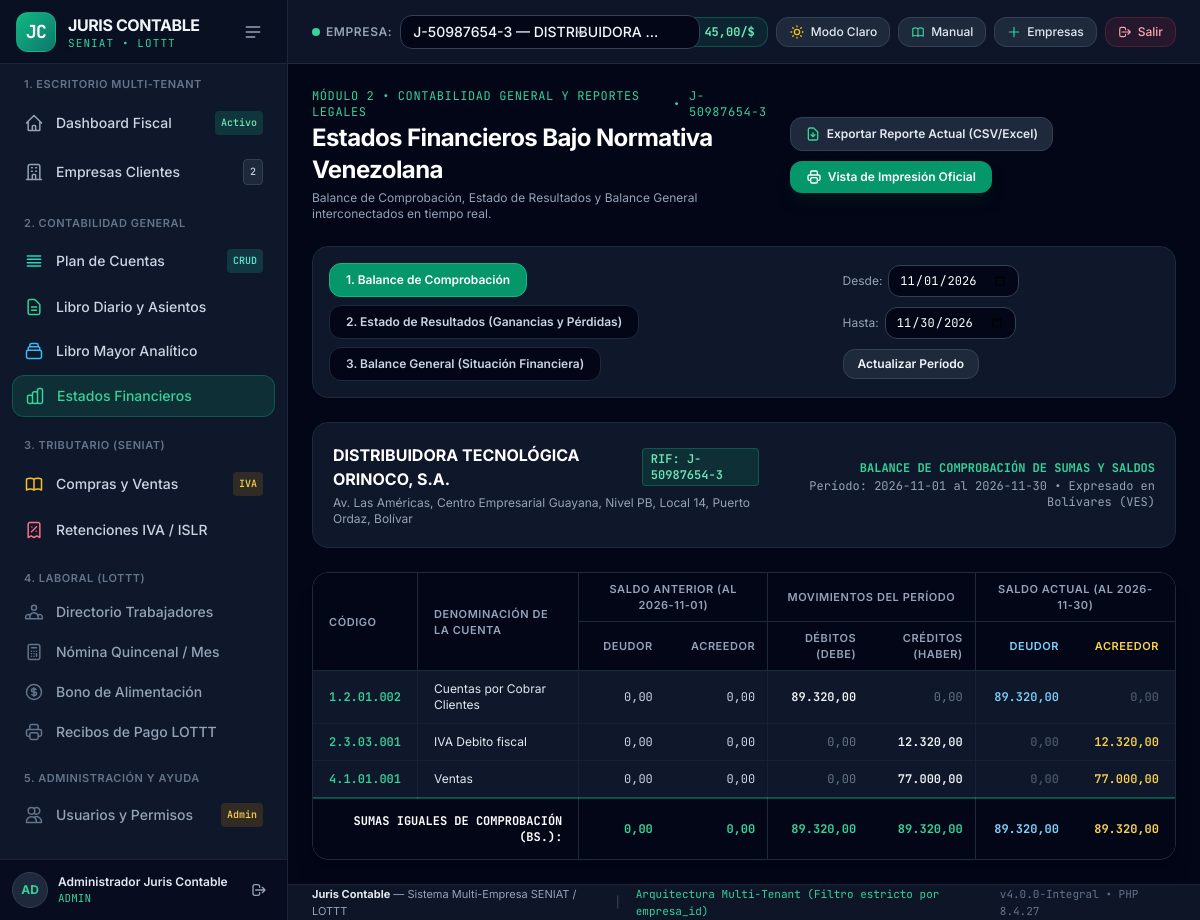
Page /public/index.php?c=contabilidad&a=estados (signed in) on the committed database.
### tables this page shows
CREATE TABLE `empresas` (
  `id` INT UNSIGNED NOT NULL AUTO_INCREMENT,
  `rif` VARCHAR(15) NOT NULL COMMENT 'Formato V/E/J/G/P-12345678-9',
  `razon_social` VARCHAR(200) NOT NULL,
  `nombre_comercial` VARCHAR(150) NULL DEFAULT NULL,
  `direccion_fiscal` TEXT NOT NULL,
  `telefono` VARCHAR(40) NULL DEFAULT NULL,
  `email_contacto` VARCHAR(150) NULL DEFAULT NULL,
  `representante_legal` VARCHAR(150) NULL DEFAULT NULL,
  `tipo_contribuyente` ENUM('Ordinario', 'Especial', 'Formal') NOT NULL DEFAULT 'Ordinario',
  `porcentaje_retencion_iva` ENUM('0', '75', '100') NOT NULL DEFAULT '75',
  `periodo_fiscal_activo` CHAR(7) NOT NULL DEFAULT '2026-11' COMMENT 'Formato YYYY-MM',
  `moneda_principal` VARCHAR(10) NOT NULL DEFAULT 'VES',
  `activo` TINYINT(1) NOT NULL DEFAULT 1,
  `created_at` TIMESTAMP NOT NULL DEFAULT CURRENT_TIMESTAMP,
  `updated_at` TIMESTAMP NOT NULL DEFAULT CURRENT_TIMESTAMP ON UPDATE CURRENT_TIMESTAMP,
  PRIMARY KEY (`id`),
  UNIQUE KEY `uk_empresas_rif` (`rif`),
  KEY `idx_empresas_activo` (`activo`),
  KEY `idx_empresas_tipo` (`tipo_contribuyente`)
);

CREATE TABLE `plan_cuentas` (
  `id` INT UNSIGNED NOT NULL AUTO_INCREMENT,
  `empresa_id` INT UNSIGNED NOT NULL,
  `codigo` VARCHAR(30) NOT NULL,
  `nombre` VARCHAR(180) NOT NULL,
  `tipo` ENUM('ACTIVO', 'PASIVO', 'CAPITAL', 'INGRESOS', 'COSTO', 'GASTOS') NOT NULL,
  `naturaleza` ENUM('DEUDORA', 'ACREEDORA') NOT NULL,
  `nivel` TINYINT UNSIGNED NOT NULL DEFAULT 1,
  `codigo_padre` VARCHAR(30) NULL DEFAULT NULL,
  `acepta_movimiento` TINYINT(1) NOT NULL DEFAULT 0,
  `saldo_inicial` DECIMAL(18,2) NOT NULL DEFAULT 0.00,
  `activo` TINYINT(1) NOT NULL DEFAULT 1,
  `created_at` TIMESTAMP NOT NULL DEFAULT CURRENT_TIMESTAMP,
  `updated_at` TIMESTAMP NOT NULL DEFAULT CURRENT_TIMESTAMP ON UPDATE CURRENT_TIMESTAMP,
  PRIMARY KEY (`id`),
  UNIQUE KEY `uk_plan_cuentas_empresa_codigo` (`empresa_id`, `codigo`),
  KEY `idx_plan_cuentas_empresa_tipo` (`empresa_id`, `tipo`),
  KEY `idx_plan_cuentas_padre` (`empresa_id`, `codigo_padre`),
  KEY `idx_plan_cuentas_movimiento` (`empresa_id`, `acepta_movimiento`),
  CONSTRAINT `fk_plan_cuentas_empresa` FOREIGN KEY (`empresa_id`) REFERENCES `empresas` (`id`) ON DELETE CASCADE ON UPDATE CASCADE
);

### views/contabilidad/estados.php (the view, shortened to what the rows shown need)
<?php
$emp = $empresaActiva ?? [];
$est = $estados ?? [];
$bc = $est['balance_comprobacion'] ?? ['filas' => [], 'totales' => []];
$tab = $tabActiva ?? 'comprobacion';
?>
<div class="max-w-7xl mx-auto space-y-6">
    <div class="flex flex-col lg:flex-row lg:items-center lg:justify-between gap-4 no-print">
        <div>
            <div class="flex items-center gap-2 text-xs font-mono text-emerald-400 uppercase tracking-wider">
                <span>Módulo 2 • Contabilidad General y Reportes Legales</span>
                <span>•</span>
                <span><?= e($emp['rif'] ?? '') ?></span>
            </div>
            <h1 class="text-2xl font-bold text-white tracking-tight mt-0.5">
                Estados Financieros Bajo Normativa Venezolana
            </h1>
            <p class="text-xs text-slate-400 mt-1">
                Balance de Comprobación, Estado de Resultados y Balance General interconectados en tiempo real.
            </p>
        </div>
        <div class="flex flex-wrap items-center gap-2.5">
            <a id="linkExportarEstadosCsv"
               href="<?= e(route_url('contabilidad', 'estados', [
                   'fecha_desde' => $fechaDesde,
                   'fecha_hasta' => $fechaHasta,
                   'tab'         => $tab,
                   'export'      => 'csv',
               ])) ?>"
               class="inline-flex items-center gap-1.5 px-3.5 py-2 rounded-xl text-xs font-semibold bg-slate-800 hover:bg-slate-700 text-slate-200 border border-slate-700 transition-colors">
                <svg class="w-4 h-4 text-emerald-400" fill="none" stroke="currentColor" viewBox="0 0 24 24">
                    <path stroke-linecap="round" stroke-linejoin="round" stroke-width="2" d="M12 10v6m0 0l-3-3m3 3l3-3m2 8H7a2 2 0 01-2-2V5a2 2 0 012-2h5.586a1 1 0 01.707.293l5.414 5.414a1 1 0 01.293.707V19a2 2 0 01-2 2z"/>
                </svg>
                Exportar Reporte Actual (CSV/Excel)
            </a>
            <button type="button" onclick="window.print()"
                    class="inline-flex items-center gap-1.5 px-4 py-2 rounded-xl text-xs font-semibold bg-emerald-600 hover:bg-emerald-500 text-white shadow-lg shadow-emerald-950/40 transition-colors">
                Vista de Impresión Oficial
            </button>
        </div>
    </div>
    <div class="rounded-2xl bg-slate-900 border border-slate-800 p-4 flex flex-col lg:flex-row lg:items-center lg:justify-between gap-4 no-print">
        <div class="flex flex-wrap items-center gap-2">
            <button type="button"
                    data-tab="comprobacion"
                    onclick="window.JurisContabilidad.cambiarTabEstados('comprobacion')"
                    class="btn-tab-estado px-4 py-2 rounded-xl text-xs font-semibold transition-all border <?= $tab === 'comprobacion' ? 'bg-emerald-600 text-white border-emerald-500 shadow-sm' : 'bg-slate-950 text-slate-300 border-slate-800 hover:bg-slate-800' ?>">
                1. Balance de Comprobación
            </button>
            <button type="button"
                    data-tab="resultados"
                    onclick="window.JurisContabilidad.cambiarTabEstados('resultados')"
                    class="btn-tab-estado px-4 py-2 rounded-xl text-xs font-semibold transition-all border <?= $tab === 'resultados' ? 'bg-emerald-600 text-white border-emerald-500 shadow-sm' : 'bg-slate-950 text-slate-300 border-slate-800 hover:bg-slate-800' ?>">
                2. Estado de Resultados (Ganancias y Pérdidas)
            </button>
            <button type="button"
                    data-tab="general"
                    onclick="window.JurisContabilidad.cambiarTabEstados('general')"
                    class="btn-tab-estado px-4 py-2 rounded-xl text-xs font-semibold transition-all border <?= $tab === 'general' ? 'bg-emerald-600 text-white border-emerald-500 shadow-sm' : 'bg-slate-950 text-slate-300 border-slate-800 hover:bg-slate-800' ?>">
                3. Balance General (Situación Financiera)
            </button>
        </div>
        <form method="POST" action="<?= e(route_url('contabilidad', 'estados')) ?>" class="flex flex-wrap items-center gap-2.5">
            <div class="flex items-center gap-1.5">
                <span class="text-xs text-slate-400">Desde:</span>
                <input type="date" name="fecha_desde" value="<?= e($fechaDesde) ?>"
                       class="bg-slate-950 border border-slate-700 focus:border-emerald-500 rounded-xl px-2.5 py-1.5 text-xs font-mono text-white focus:outline-none">
            </div>
            <div class="flex items-center gap-1.5">
                <span class="text-xs text-slate-400">Hasta:</span>
                <input type="date" name="fecha_hasta" value="<?= e($fechaHasta) ?>"
                       class="bg-slate-950 border border-slate-700 focus:border-emerald-500 rounded-xl px-2.5 py-1.5 text-xs font-mono text-white focus:outline-none">
            </div>
            <button type="submit"
                    class="px-3.5 py-1.5 rounded-xl text-xs font-semibold bg-slate-800 hover:bg-slate-700 text-slate-100 border border-slate-700 transition-colors">
                Actualizar Período
            </button>
        </form>
    </div>
    <div class="rounded-2xl bg-slate-900 border border-slate-800 p-5 flex flex-col sm:flex-row sm:items-center sm:justify-between gap-4 print-container">
        <div>
            <div class="flex items-center gap-2.5">
                <h2 class="text-base font-bold text-white uppercase"><?= e($emp['razon_social'] ?? '') ?></h2>
                <span class="px-2 py-0.5 rounded text-xs font-mono font-semibold bg-emerald-500/15 text-emerald-300 border border-emerald-500/30">
                    RIF: <?= e($emp['rif'] ?? '') ?>
                </span>
            </div>
            <p class="text-xs text-slate-400 mt-1"><?= e($emp['direccion_fiscal'] ?? '') ?></p>
        </div>
        <div class="text-left sm:text-right font-mono text-xs">
            <span id="tituloMembreteReporte" class="font-bold text-emerald-400 uppercase block">
                <?php if ($tab === 'resultados'): ?>
                    ESTADO DE RESULTADOS (GANANCIAS Y PÉRDIDAS)
                <?php elseif ($tab === 'general'): ?>
                    BALANCE GENERAL (ESTADO DE SITUACIÓN FINANCIERA)
                <?php else: ?>
                    BALANCE DE COMPROBACIÓN DE SUMAS Y SALDOS
                <?php endif; ?>
            </span>
            <span class="text-slate-400 block mt-0.5">
                Período: <?= e($fechaDesde) ?> al <?= e($fechaHasta) ?> • Expresado en Bolívares (VES)
            </span>
        </div>
    </div>
    <section id="seccionEstado_comprobacion" class="seccion-estado <?= $tab === 'comprobacion' ? '' : 'hidden' ?> print-container">
        <div class="rounded-2xl bg-slate-900 border border-slate-800 shadow-xl overflow-hidden">
            <div class="overflow-x-auto">
                <table class="w-full text-left border-collapse text-xs">
                    <thead class="bg-slate-950 text-[11px] uppercase tracking-wider text-slate-400 border-b border-slate-800">
                        <tr>
                            <th rowspan="2" class="py-3 px-4 font-semibold border-r border-slate-800">Código</th>
                            <th rowspan="2" class="py-3 px-4 font-semibold border-r border-slate-800">Denominación de la Cuenta</th>
                            <th colspan="2" class="py-2 px-4 font-semibold text-center border-b border-r border-slate-800">Saldo Anterior (al <?= e($fechaDesde) ?>)</th>
                            <th colspan="2" class="py-2 px-4 font-semibold text-center border-b border-r border-slate-800">Movimientos del Período</th>
                            <th colspan="2" class="py-2 px-4 font-semibold text-center border-b border-slate-800">Saldo Actual (al <?= e($fechaHasta) ?>)</th>
                        </tr>
                        <tr>
                            <th class="py-2 px-3 font-semibold text-right">Deudor</th>
                            <th class="py-2 px-3 font-semibold text-right border-r border-slate-800">Acreedor</th>
                            <th class="py-2 px-3 font-semibold text-right">Débitos (Debe)</th>
                            <th class="py-2 px-3 font-semibold text-right border-r border-slate-800">Créditos (Haber)</th>
                            <th class="py-2 px-3 font-semibold text-right text-sky-300">Deudor</th>
                            <th class="py-2 px-4 font-semibold text-right text-amber-300">Acreedor</th>
                        </tr>
                    </thead>
                    <tbody class="divide-y divide-slate-800/60">
                        <?php if (!empty($bc['filas'])): ?>
                            <?php foreach ($bc['filas'] as $f): ?>
                                <tr class="hover:bg-slate-800/40 transition-colors">
                                    <td class="py-2.5 px-4 font-mono font-semibold text-emerald-400 border-r border-slate-800/60 whitespace-nowrap">
                                        <?= e($f['codigo']) ?>
                                    </td>
                                    <td class="py-2.5 px-4 text-slate-200 border-r border-slate-800/60">
                                        <?= e($f['nombre']) ?>
                                    </td>
                                    <td class="py-2.5 px-3 font-mono text-right text-slate-300">
                                        <?= (float)$f['saldo_anterior_deudor'] > 0 ? formato_ves($f['saldo_anterior_deudor'], false) : '0,00' ?>
                                    </td>
                                    <td class="py-2.5 px-3 font-mono text-right text-slate-300 border-r border-slate-800/60">
                                        <?= (float)$f['saldo_anterior_acreedor'] > 0 ? formato_ves($f['saldo_anterior_acreedor'], false) : '0,00' ?>
                                    </td>
                                    <td class="py-2.5 px-3 font-mono text-right <?= (float)$f['debitos_periodo'] > 0 ? 'text-slate-100 font-semibold' : 'text-slate-500' ?>">
                                        <?= formato_ves($f['debitos_periodo'], false) ?>
                                    </td>
                                    <td class="py-2.5 px-3 font-mono text-right border-r border-slate-800/60 <?= (float)$f['creditos_periodo'] > 0 ? 'text-slate-100 font-semibold' : 'text-slate-500' ?>">
                                        <?= formato_ves($f['creditos_periodo'], false) ?>
                                    </td>
                                    <td class="py-2.5 px-3 font-mono text-right font-semibold <?= (float)$f['saldo_actual_deudor'] > 0 ? 'text-sky-300' : 'text-slate-600' ?>">
                                        <?= (float)$f['saldo_actual_deudor'] > 0 ? formato_ves($f['saldo_actual_deudor'], false) : '0,00' ?>
                                    </td>
                                    <td class="py-2.5 px-4 font-mono text-right font-semibold <?= (float)$f['saldo_actual_acreedor'] > 0 ? 'text-amber-300' : 'text-slate-600' ?>">
                                        <?= (float)$f['saldo_actual_acreedor'] > 0 ? formato_ves($f['saldo_actual_acreedor'], false) : '0,00' ?>
                                    </td>
                                </tr>
                            <?php endforeach; ?>
                        <?php endif; ?>
                    </tbody>
                    <?php $t = $bc['totales']; ?>
                    <tfoot class="bg-slate-950 border-t-2 border-emerald-500/40 font-mono text-xs font-bold">
                        <tr>
                            <td colspan="2" class="py-3.5 px-4 text-right uppercase text-white border-r border-slate-800">
                                SUMAS IGUALES DE COMPROBACIÓN (Bs.):
                            </td>
                            <td class="py-3.5 px-3 text-right text-emerald-400">
                                <?= formato_ves($t['saldo_anterior_deudor'] ?? 0, false) ?>
                            </td>
                            <td class="py-3.5 px-3 text-right text-emerald-400 border-r border-slate-800">
                                <?= formato_ves($t['saldo_anterior_acreedor'] ?? 0, false) ?>
                            </td>
                            <td class="py-3.5 px-3 text-right text-emerald-400">
                                <?= formato_ves($t['debitos_periodo'] ?? 0, false) ?>
                            </td>
                            <td class="py-3.5 px-3 text-right text-emerald-400 border-r border-slate-800">
                                <?= formato_ves($t['creditos_periodo'] ?? 0, false) ?>
                            </td>
                            <td class="py-3.5 px-3 text-right text-sky-300">
                                <?= formato_ves($t['saldo_actual_deudor'] ?? 0, false) ?>
                            </td>
                            <td class="py-3.5 px-4 text-right text-amber-300">
                                <?= formato_ves($t['saldo_actual_acreedor'] ?? 0, false) ?>
                            </td>
                        </tr>
                    </tfoot>
                </table>
            </div>
        </div>
    </section>
</div>

### rows in the picture
empresas: rif "J-50987654-3", razon_social "DISTRIBUIDORA TECNOLÓGICA ORINOCO, S.A.", direccion_fiscal "Av. Las Américas, Centro Empresarial Guayana, Nivel PB, Local 14, Puerto Ordaz, Bolívar"
plan_cuentas: codigo "1.2.01.002", nombre "Cuentas por Cobrar Clientes", debitos_periodo "89.320,00", creditos_periodo "0,00", saldo_actual_deudor "89.320,00"
plan_cuentas: codigo "2.3.03.001", nombre "IVA Debito fiscal", debitos_periodo "0,00", creditos_periodo "12.320,00", saldo_actual_acreedor "12.320,00"
plan_cuentas: codigo "4.1.01.001", nombre "Ventas", debitos_periodo "0,00", creditos_periodo "77.000,00", saldo_actual_acreedor "77.000,00"

### other values in the picture
count($empresasSelector ?? []) "2"
mb_strtoupper(mb_substr($usuarioNombre, 0, 2)) "AD"
$usuarioNombre "Administrador Juris Contable"
$usuarioRol "ADMIN"
$empresaActivaTasaBcv "45,00"
$fechaDesde "2026-11-01"
$fechaHasta "2026-11-30"
formato_ves($t['saldo_anterior_deudor'] ?? 0, false) "0,00"
formato_ves($t['saldo_anterior_acreedor'] ?? 0, false) "0,00"
formato_ves($t['debitos_periodo'] ?? 0, false) "89.320,00"
formato_ves($t['creditos_periodo'] ?? 0, false) "89.320,00"
formato_ves($t['saldo_actual_deudor'] ?? 0, false) "89.320,00"
formato_ves($t['saldo_actual_acreedor'] ?? 0, false) "89.320,00"
APP_NAME "Juris Contable"
APP_SUBTITLE "Sistema Multi-Empresa SENIAT / LOTTT"
